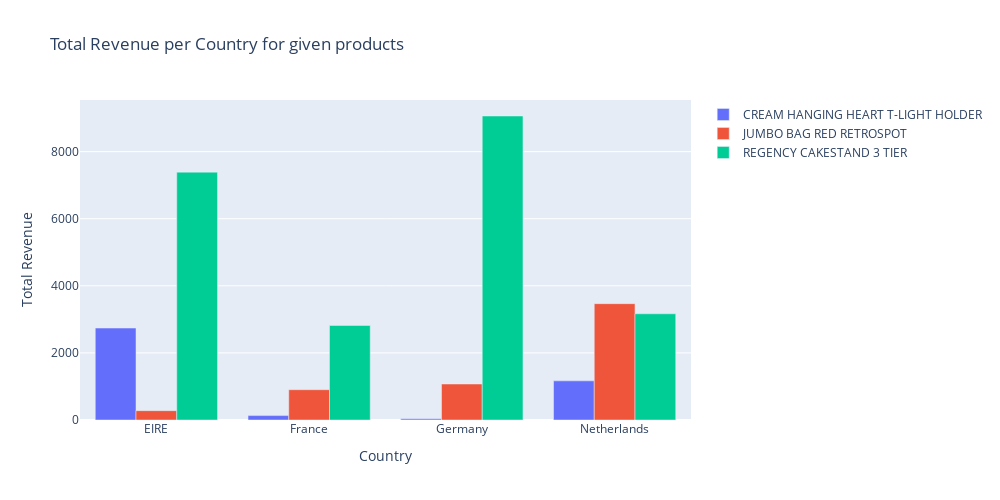

Write notebook code for a chart like this one.
### Code cell
# Traces
traces = [go.Bar(x=rvn_country.index, y=rvn_country[column], name=column) for column in rvn_country.columns];

# Layout
layout = go.Layout(barmode='group', width=1000, height=500,
                   xaxis=go.layout.XAxis(title=go.layout.xaxis.Title(text='Country')),
                   yaxis=go.layout.YAxis(title=go.layout.yaxis.Title(text='Total Revenue')),
                   title=go.layout.Title(text='Total Revenue per Country for given products'));

# Plot
py.iplot(go.Figure(data=traces, layout=layout));

### Figure 1 — Plotly figure (JSON) as saved in the notebook; plotly's stock layout.template omitted (floating-point values rounded to 4 significant figures)
{"data": [{"name": "CREAM HANGING HEART T-LIGHT HOLDER", "type": "bar", "x": ["EIRE", "France", "Germany", "Netherlands"], "y": [2741.0, 131.8, 35.4, 1167]}, {"name": "JUMBO BAG RED RETROSPOT", "type": "bar", "x": ["EIRE", "France", "Germany", "Netherlands"], "y": [278.7, 903.4, 1073.0, 3468]}, {"name": "REGENCY CAKESTAND 3 TIER", "type": "bar", "x": ["EIRE", "France", "Germany", "Netherlands"], "y": [7389.0, 2817.0, 9062.0, 3166.0]}], "layout": {"barmode": "group", "height": 500, "title": {"text": "Total Revenue per Country for given products"}, "width": 1000, "xaxis": {"autorange": true, "range": [-0.5, 3.5], "title": {"text": "Country"}, "type": "category"}, "yaxis": {"autorange": true, "range": [0, 9539.0], "title": {"text": "Total Revenue"}, "type": "linear"}}}
